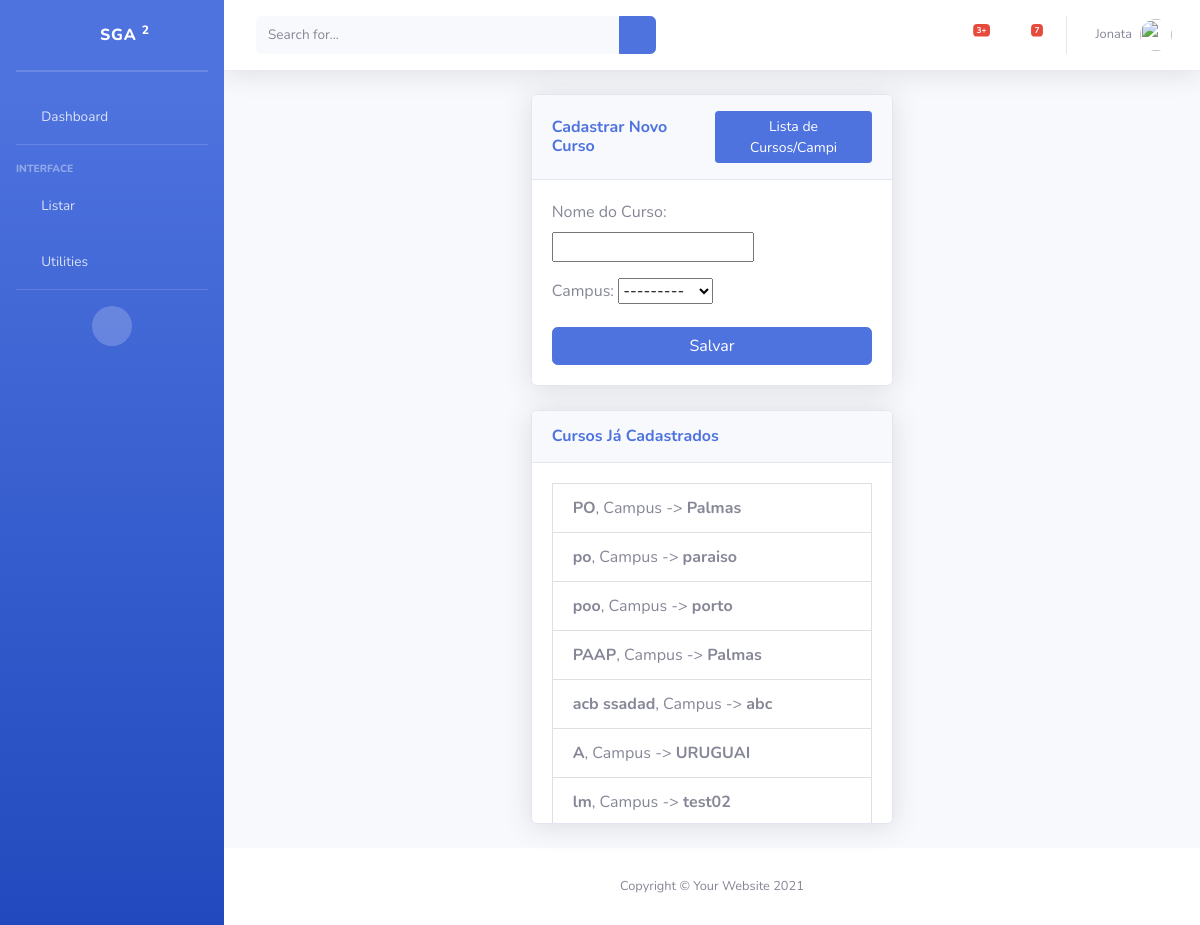
The app's page /add/curso/ with its own data.
### piloto/models/Campus.py (models this page shows)
class Campus(models.Model):
    nome = models.CharField("Nome do Campus", max_length=100, unique=True)
    class Meta:
        verbose_name = "Campus"
        verbose_name_plural = "Campi"
    def __str__(self):
        return self.nome

### piloto/models/Curso.py (models this page shows, shortened)
class Curso(models.Model):
    nome = models.CharField("Nome do Curso", max_length=100)
    campus = models.ForeignKey(Campus, verbose_name="Campus", on_delete=models.PROTECT)
    class Meta:
        verbose_name = "Curso"
        verbose_name_plural = "Cursos"

### piloto/views/CursoCreateView.py (the view)
# urls.py: path('add/curso/', CursoCreateView.as_view(), name='cadastrarCurso'),
class CursoCreateView(CreateView):
    model = Curso
    form_class = CursoForm
    template_name = 'edit_Aluno/NewCurso.html'
    success_url = reverse_lazy('cadastrarCurso')
    def get_context_data(self, **kwargs):
        context = super().get_context_data(**kwargs)
        context['cursos'] = Curso.objects.all()  # Lista de cursos
        context['campi'] = Campus.objects.all()  # Lista de campi
        return context

### piloto/forms/CursoForm.py
class CursoForm(forms.ModelForm):
    class Meta:
        model = Curso
        fields = ['nome', 'campus']

### templates/edit_Aluno/NewCurso.html (shortened to what this page needs)
{% extends 'Base.html' %}
{% load static %}
{% block content %}
<div class="container d-flex align-items-center justify-content-center" style="min-height: 82vh;">
    <div class="col-xl-5 col-lg-8 col-md-10">
        <div class="card shadow mb-4">
            <div class="card-header py-3 d-flex justify-content-between align-items-center">
                <h6 class="m-0 font-weight-bold text-primary">Cadastrar Novo Curso</h6>
                <a href="{% url 'listarCampus' %}" class="btn btn-sm btn-primary">Lista de Cursos/Campi</a>
            </div>
            <div class="card-body">
                <form method="post">
                    {{ form.as_p }}
                    <button type="submit" class="btn btn-primary w-100">Salvar</button>
                </form>
            </div>
        </div>
        <div class="card shadow mb-4 mt-4">
            <div class="card-header py-3">
                <h6 class="m-0 font-weight-bold text-primary">Cursos Já Cadastrados</h6>
            </div>
            <div class="card-body" style="max-height: 45vh; overflow-y: auto;>
                {% if cursos %}
                    <ul class="list-group">
                        {% for curso in cursos %}
                        <li class="list-group-item d-flex justify-content-between align-items-center">
                            <div>
                                <strong> {{ curso.nome }}</strong>, Campus -> <strong>{{ curso.campus.nome }}</strong>
                            </div>
                        </li>
                        {% endfor %}
                {% else %}
                    <p class="text-center">Nenhum curso cadastrado até o momento.</p>
                {% endif %}
            </div>
        </div>
    </div>
</div>
</div>
{% endblock %}

### records on screen
Curso: nome "PO", campus.nome "Palmas"
Curso: nome "po", campus.nome "paraiso"
Curso: nome "poo", campus.nome "porto"
Curso: nome "PAAP", campus.nome "Palmas"
Curso: nome "acb ssadad", campus.nome "abc"
Curso: nome "A", campus.nome "URUGUAI"
Curso: nome "lm", campus.nome "test02"
